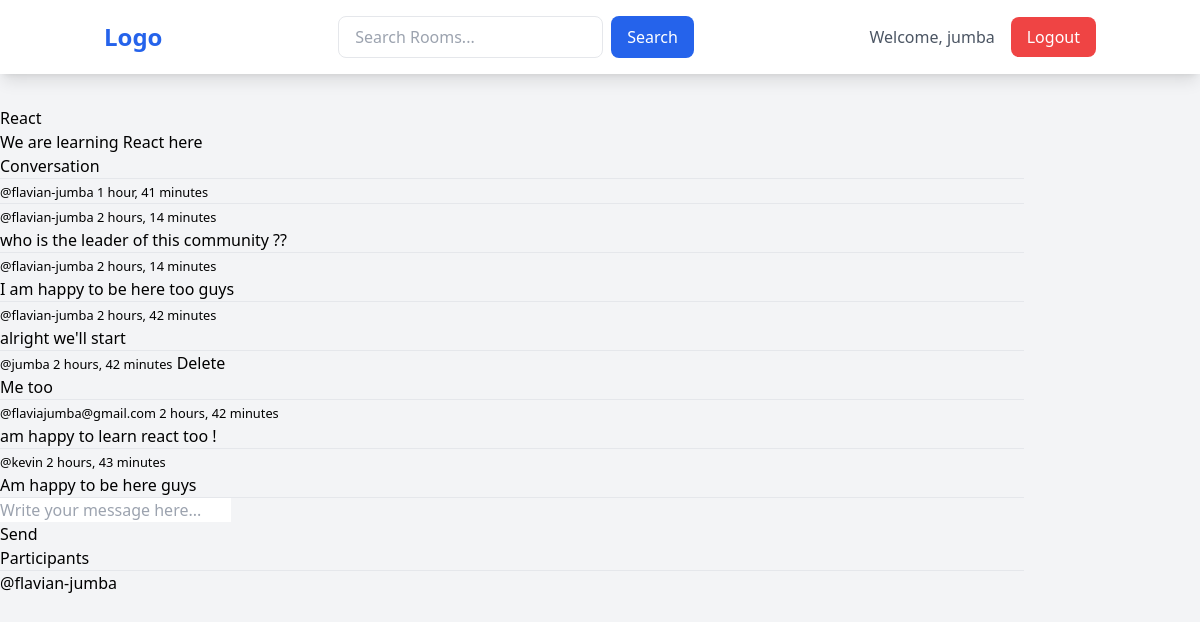
Page /room/30/ (signed in) on the committed database.
### baseapp/models.py (models this page shows, shortened)
class Room(models.Model):
     host =models.ForeignKey(User, on_delete=models.SET_NULL,null=True)
     topic = models.ForeignKey(Topic, on_delete=models.SET_NULL,null=True)
     name = models.CharField(max_length=200)
     description = models.TextField(null=True,blank=True)
     participants = models.ManyToManyField(User, related_name='participants', blank=True)
     updated = models.DateTimeField(auto_now = True)
     created = models.DateTimeField(auto_now_add=True)

class Message(models.Model):
    user = models.ForeignKey(User, on_delete=models.CASCADE)
    room = models.ForeignKey(Room, on_delete=models.CASCADE)
    body = models.TextField()
    updated = models.DateTimeField(auto_now=True)
    created = models.DateTimeField(auto_now_add=True)
    class Meta:
        ordering = ['created', '-updated']

### baseapp/views.py (the view, shortened to what this page needs)
# urls.py: path('room/<str:pk>/', views.room, name='room'),
def room(request, pk):
    room = Room.objects.get(id=pk)
    room_messages = room.message_set.all().order_by('-created')
    participants = room.participants.all()
    context = {'room': room, 'room_messages': room_messages, 'participants': participants}
    return render(request, 'baseapp/room.html', context)

### baseapp/templates/baseapp/room.html (shortened to what this page needs)
{% extends "main.html" %}
{% block content %}
<div class="room container">
    <h2>{{room.name}}</h2>
    <p>{{room.description}}</p>
    <div>
        <h3>Conversation</h3>
        <hr>
        {% for message in room_messages %}
            <div>
                <small>@{{message.user}} {{message.created|timesince}}</small>
                {% if request.user == message.user %}
                    <a href="{% url 'delete-message' message.id %}">Delete</a>
                {% endif %}
                <p>{{message.body}}</p>
                <hr>
            </div>
        {% endfor %}
        {% if request.user.is_authenticated %}
        <div>
            <form method="POST" action="">
                <input type="text" name="body" placeholder="Write your message here...">
                <br>
                <button type="submit">Send</button>
            </form>
        </div>
        {% endif %}
    </div>
    <div>
        <h3>Participants</h3>
        <hr>
        {% for participant in room.participants.all %}
            <div>
                <p>@{{ participant.username }}</p>
            </div>
        {% empty %}
            <p>No participants yet.</p>
        {% endfor %}
    </div>
</div>
{% endblock %}

### templates/navbar.html
<nav class="bg-white shadow-lg mb-8">
    <div class="container mx-auto px-4 py-4">
        <div class="flex items-center justify-between">
            <a href="{% url 'home' %}" class="flex items-center">
                <h1 class="text-2xl font-bold text-blue-600">Logo</h1>
            </a>
            {% if request.user.is_authenticated %}
            <form method="GET" action="{% url 'home' %}" class="flex gap-2">
                <input type="text" name="q" placeholder="Search Rooms..."
                       class="px-4 py-2 border rounded-lg focus:outline-none focus:ring-2 focus:ring-blue-500">
                <button type="submit"
                        class="bg-blue-600 text-white rounded-lg px-4 py-2 hover:bg-blue-700 transition-colors">
                    Search
                </button>
            </form>
            {% endif %}
            <div class="flex items-center gap-4">
                {% if request.user.is_authenticated %}
                    <span class="text-gray-600">Welcome, {{ request.user.username }}</span>
                    <a href="{% url 'logout' %}"
                       class="bg-red-500 text-white px-4 py-2 rounded-lg hover:bg-red-600 transition-colors">
                        Logout
                    </a>
                {% else %}
                    <a href="{% url 'login' %}"
                       class="bg-blue-600 text-white px-4 py-2 rounded-lg hover:bg-blue-700 transition-colors">
                        Login
                    </a>
                {% endif %}
            </div>
        </div>
    </div>
</nav>

### rows in the picture
Room: name "React", description "We are learning React here"
Message: user "flavian-jumba", created "1 hour, 41 minutes"
Message: user "flavian-jumba", created "2 hours, 14 minutes", body "who is the leader of this community ??"
Message: user "flavian-jumba", created "2 hours, 14 minutes", body "I am happy to be here too guys"
Message: user "flavian-jumba", created "2 hours, 42 minutes", body "alright we'll start"
Message: user "jumba", created "2 hours, 42 minutes", shows "Delete", body "Me too"
Message: user "flaviajumba@gmail.com", created "2 hours, 42 minutes", body "am happy to learn react too !"
Message: user "kevin", created "2 hours, 43 minutes", body "Am happy to be here guys"

### other values in the picture
{{ request.user.username }} "jumba"
{{ participant.username }} "flavian-jumba"
